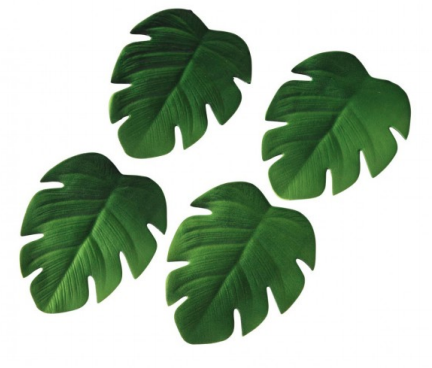
#> input picture Practico 2/hoja.png, 432 x 368 px
$ python practico_2.py
#> lines starting #> are read from the running program, lines starting #| are printed output that depends on the picture
import cv2
img = cv2.imread('hoja.png', 0)
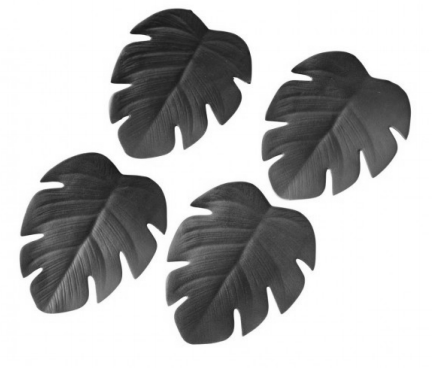
#> img: shape (368, 432); min 26, max 255, mean 180.8

i , j = img.shape
#> i = 368; j = 432
# Para resolverlo podemos usar dos for anidados con el fin de recorrer todos los elementos de la imágen como una matriz.

for row in range(i):
    for col in range(j):
        if img[row, col] < 200: #Si el elemento en cuestión es menor al umbral le asigno valor 0.
            img[row, col] = 0


else: #Mostramos este mensaje una vez se recorrió todo el for.
    print('La imágen esta lista')
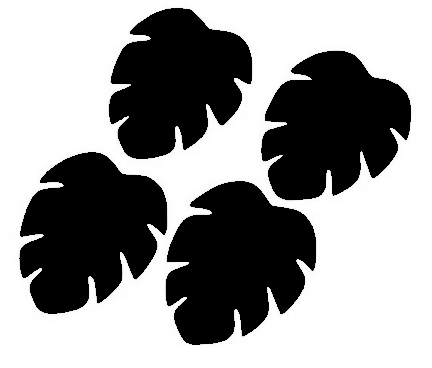
#> img: shape (368, 432); min 0, max 255, mean 151.4

cv2.imwrite('resultado.png', img) #Creamos el archivo con la imágen nueva.
